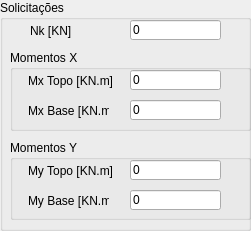
     <widget class="QGroupBox" name="groupBox_4">
      <property name="geometry">
       <rect>
        <x>260</x>
        <y>330</y>
        <width>251</width>
        <height>231</height>
       </rect>
      </property>
      <property name="title">
       <string>Solicitações</string>
      </property>
      <widget class="QLabel" name="label_11">
       <property name="geometry">
        <rect>
         <x>30</x>
         <y>20</y>
         <width>71</width>
         <height>21</height>
        </rect>
       </property>
       <property name="text">
        <string>Nk [KN]</string>
       </property>
      </widget>
      <widget class="QLineEdit" name="lineEdit_5">
       <property name="geometry">
        <rect>
         <x>130</x>
         <y>20</y>
         <width>91</width>
         <height>20</height>
        </rect>
       </property>
       <property name="text">
        <string>0</string>
       </property>
      </widget>
      <widget class="QGroupBox" name="groupBox_6">
       <property name="geometry">
        <rect>
         <x>10</x>
         <y>50</y>
         <width>241</width>
         <height>81</height>
        </rect>
       </property>
       <property name="title">
        <string>Momentos X</string>
       </property>
       <widget class="QLabel" name="label_12">
        <property name="geometry">
         <rect>
          <x>18</x>
          <y>20</y>
          <width>91</width>
          <height>21</height>
         </rect>
        </property>
        <property name="text">
         <string>Mx Topo [KN.m]</string>
        </property>
       </widget>
       <widget class="QLineEdit" name="lineEdit_6">
        <property name="geometry">
         <rect>
          <x>120</x>
          <y>20</y>
          <width>91</width>
          <height>20</height>
         </rect>
        </property>
        <property name="text">
         <string>0</string>
        </property>
       </widget>
       <widget class="QLabel" name="label_13">
        <property name="geometry">
         <rect>
          <x>18</x>
          <y>50</y>
          <width>81</width>
          <height>21</height>
         </rect>
        </property>
        <property name="text">
         <string>Mx Base [KN.m]</string>
        </property>
       </widget>
       <widget class="QLineEdit" name="lineEdit_7">
        <property name="geometry">
         <rect>
          <x>120</x>
          <y>50</y>
          <width>91</width>
          <height>20</height>
         </rect>
        </property>
        <property name="text">
         <string>0</string>
        </property>
       </widget>
      </widget>
      <widget class="QGroupBox" name="groupBox_7">
       <property name="geometry">
        <rect>
         <x>10</x>
         <y>140</y>
         <width>241</width>
         <height>80</height>
        </rect>
       </property>
       <property name="title">
        <string>Momentos Y</string>
       </property>
       <widget class="QLabel" name="label_14">
        <property name="geometry">
         <rect>
          <x>18</x>
          <y>20</y>
          <width>91</width>
          <height>21</height>
         </rect>
        </property>
        <property name="text">
         <string>My Topo [KN.m]</string>
        </property>
       </widget>
       <widget class="QLineEdit" name="lineEdit_8">
        <property name="geometry">
         <rect>
          <x>120</x>
          <y>20</y>
          <width>91</width>
          <height>20</height>
         </rect>
        </property>
        <property name="text">
         <string>0</string>
        </property>
       </widget>
       <widget class="QLabel" name="label_15">
        <property name="geometry">
         <rect>
          <x>18</x>
          <y>50</y>
          <width>81</width>
          <height>21</height>
         </rect>
        </property>
        <property name="text">
         <string>My Base [KN.m]</string>
        </property>
       </widget>
       <widget class="QLineEdit" name="lineEdit_9">
        <property name="geometry">
         <rect>
          <x>120</x>
          <y>50</y>
          <width>91</width>
          <height>20</height>
         </rect>
        </property>
        <property name="text">
         <string>0</string>
        </property>
       </widget>
      </widget>
     </widget>
